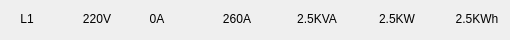
<?xml version="1.0" encoding="UTF-8"?>
<ui version="4.0">
 <class>BoxLoopWid</class>
 <widget class="QWidget" name="BoxLoopWid">
  <property name="geometry">
   <rect>
    <x>0</x>
    <y>0</y>
    <width>510</width>
    <height>40</height>
   </rect>
  </property>
  <property name="windowTitle">
   <string>Form</string>
  </property>
  <widget class="QLabel" name="name">
   <property name="geometry">
    <rect>
     <x>0</x>
     <y>10</y>
     <width>54</width>
     <height>18</height>
    </rect>
   </property>
   <property name="text">
    <string>L1</string>
   </property>
   <property name="alignment">
    <set>Qt::AlignCenter</set>
   </property>
  </widget>
  <widget class="QLabel" name="maxCur">
   <property name="geometry">
    <rect>
     <x>210</x>
     <y>10</y>
     <width>54</width>
     <height>18</height>
    </rect>
   </property>
   <property name="text">
    <string>260A</string>
   </property>
   <property name="alignment">
    <set>Qt::AlignCenter</set>
   </property>
  </widget>
  <widget class="QLabel" name="curLab">
   <property name="geometry">
    <rect>
     <x>130</x>
     <y>10</y>
     <width>54</width>
     <height>18</height>
    </rect>
   </property>
   <property name="text">
    <string>0A</string>
   </property>
   <property name="alignment">
    <set>Qt::AlignCenter</set>
   </property>
  </widget>
  <widget class="QLabel" name="apPow">
   <property name="geometry">
    <rect>
     <x>290</x>
     <y>10</y>
     <width>54</width>
     <height>18</height>
    </rect>
   </property>
   <property name="text">
    <string>2.5KVA</string>
   </property>
   <property name="alignment">
    <set>Qt::AlignCenter</set>
   </property>
  </widget>
  <widget class="QLabel" name="eleLab">
   <property name="geometry">
    <rect>
     <x>450</x>
     <y>10</y>
     <width>54</width>
     <height>18</height>
    </rect>
   </property>
   <property name="text">
    <string>2.5KWh</string>
   </property>
   <property name="alignment">
    <set>Qt::AlignCenter</set>
   </property>
  </widget>
  <widget class="QLabel" name="volLab">
   <property name="geometry">
    <rect>
     <x>70</x>
     <y>10</y>
     <width>54</width>
     <height>18</height>
    </rect>
   </property>
   <property name="text">
    <string>220V</string>
   </property>
   <property name="alignment">
    <set>Qt::AlignCenter</set>
   </property>
  </widget>
  <widget class="QLabel" name="powLab">
   <property name="geometry">
    <rect>
     <x>370</x>
     <y>10</y>
     <width>54</width>
     <height>18</height>
    </rect>
   </property>
   <property name="text">
    <string>2.5KW</string>
   </property>
   <property name="alignment">
    <set>Qt::AlignCenter</set>
   </property>
  </widget>
 </widget>
 <resources/>
 <connections/>
</ui>
